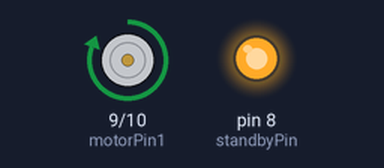
Simulated run of this sketch. Board: Arduino Uno, built with avr-gcc and run on an emulated ATmega328P. On the bench: motor-driver pin pairs drawn as motors (green arrow = first pin HIGH = forward, orange = second pin HIGH = backward, longer = more drive, scaled by the enable pin, stopped while the standby pin is LOW), output pins drawn as LEDs (lit = HIGH).

Above: at 3.5 s.
At 6.5 s:
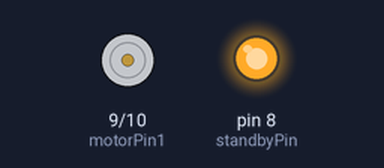
At 9.5 s:
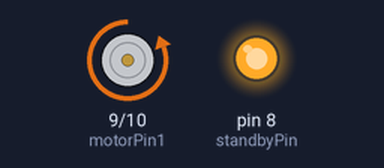
Timing chart, 0 to 16.0 s (numbered marks = the images above):
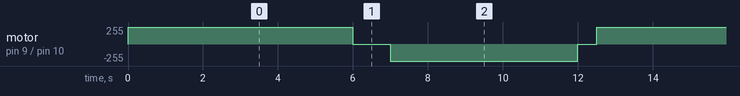

Measured:
- by itself, motor on pin 9 (motorPin1) / pin 10 (motorPin2): repeats every 11.5 s: stopped 1.0 s, backward 255/255 5.0 s, stopped 0.50 s, forward 255/255 5.0 s

The sketch:

motor_controller.ino
```cpp
// motor control
int motorPin1 = 9;  // AIN1 on the motor driver
int motorPin2 = 10; // AIN2 on the motor driver
int standbyPin = 8; // STBY on the motor driver
int pwm = 3;


void setup() {
  pinMode(motorPin1, OUTPUT);
  pinMode(motorPin2, OUTPUT);
  pinMode(standbyPin, OUTPUT);
  pinMode(pwm, OUTPUT);
  digitalWrite(standbyPin, HIGH); // Activate the motor driver

  // Forward rotation
  digitalWrite(motorPin1, HIGH);
  digitalWrite(motorPin2, LOW);

  analogWrite(pwm, 255);
  delay(1000); // Run the motor for 5 seconds

}

void loop() {


  // Forward rotation
  digitalWrite(motorPin1, HIGH);
  digitalWrite(motorPin2, LOW);

  analogWrite(pwm, 255);
  delay(5000); // Run the motor for 5 seconds


  // Stop the motor
  digitalWrite(motorPin1, LOW);
  digitalWrite(motorPin2, LOW);
  delay(1000); // Wait

  // Reverse rotation
  digitalWrite(motorPin1, LOW);
  digitalWrite(motorPin2, HIGH);
  delay(5000); // Run the motor for 5 seconds

  // Stop the motor
  digitalWrite(motorPin1, LOW);
  digitalWrite(motorPin2, LOW);
  delay(500); // Wait for 1/2 second

  //exit(0); //STOPPPPP!!!!!!

}
```
